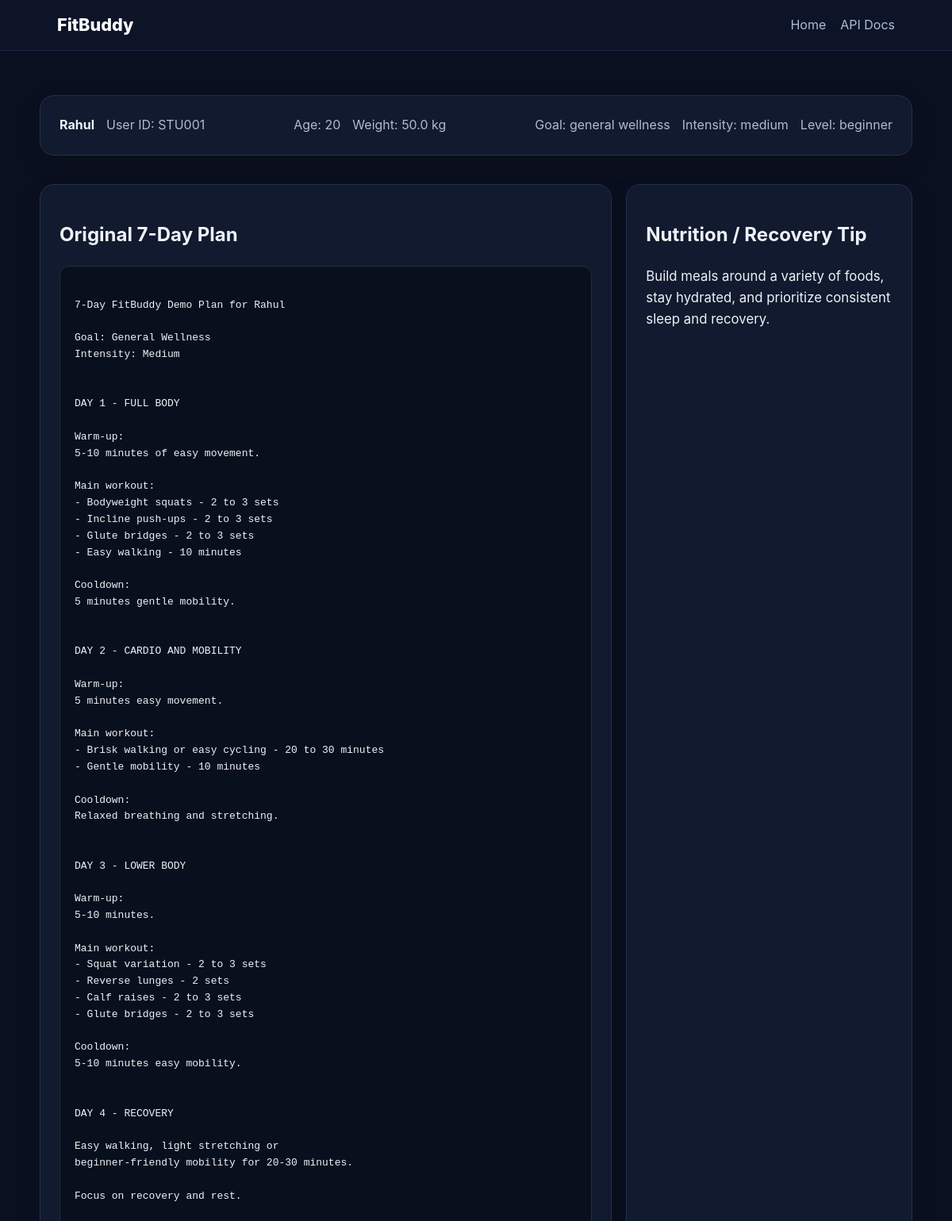
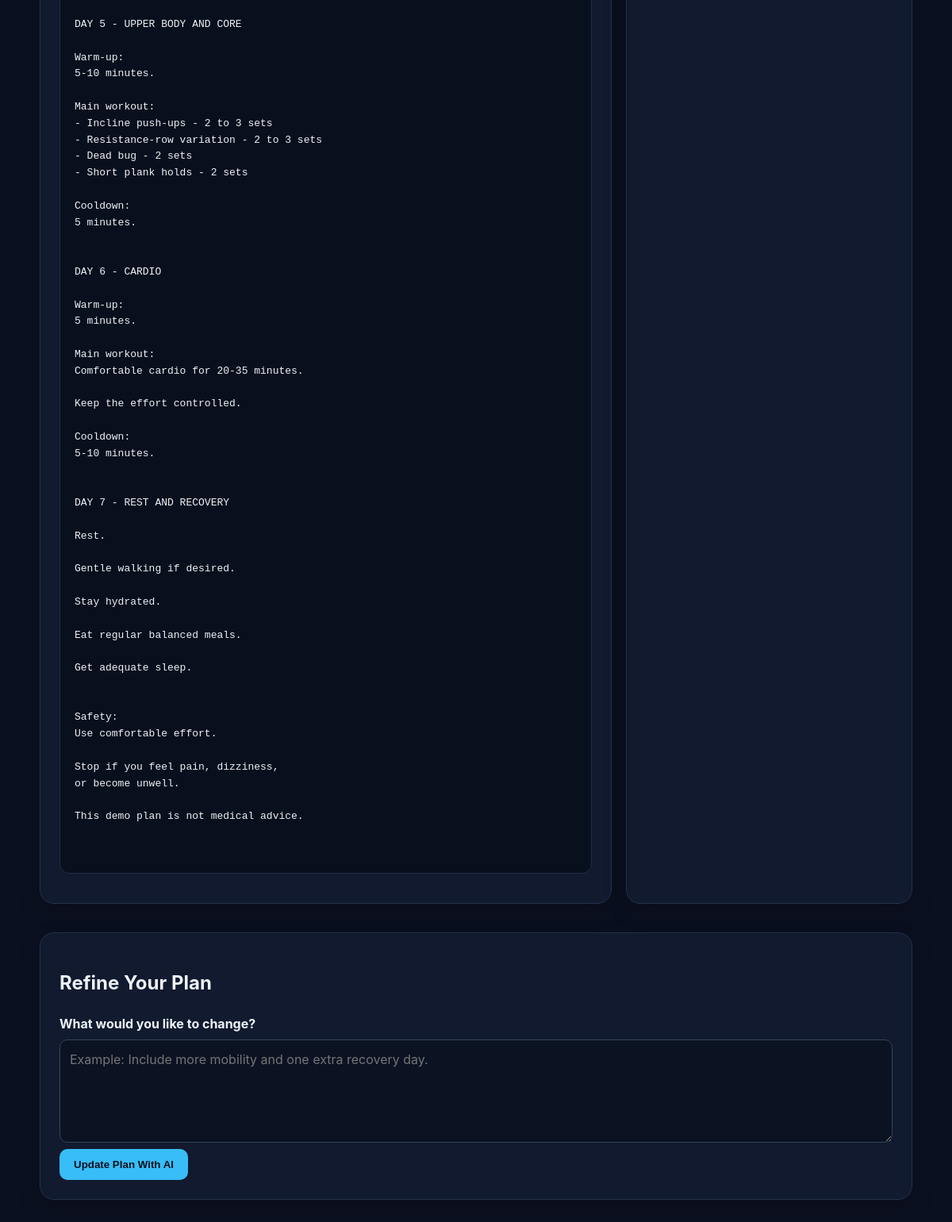
Page /result/STU001 on the committed database (2 pictures, top to bottom).
### app/models.py (models this page shows)
class User(Base):
    __tablename__ = "users"
    id: Mapped[int] = mapped_column(
        Integer,
        primary_key=True,
        index=True
    )
    user_id: Mapped[str] = mapped_column(
        String(64),
        unique=True,
        index=True
    )
    name: Mapped[str] = mapped_column(
        String(100)
    )
    age: Mapped[int] = mapped_column(
        Integer
    )
    weight: Mapped[float] = mapped_column(
        Float
    )
    goal: Mapped[str] = mapped_column(
        String(50)
    )
    intensity: Mapped[str] = mapped_column(
        String(20)
    )
    experience_level: Mapped[str] = mapped_column(
        String(30),
        default="beginner"
    )
    created_at: Mapped[datetime] = mapped_column(
        DateTime,
        default=datetime.utcnow
    )

class Plan(Base):
    __tablename__ = "plans"
    id: Mapped[int] = mapped_column(
        Integer,
        primary_key=True,
        index=True
    )
    user_id: Mapped[str] = mapped_column(
        String(64),
        index=True
    )
    original_plan: Mapped[str] = mapped_column(
        Text
    )
    nutrition_tip: Mapped[str] = mapped_column(
        Text
    )
    updated_plan: Mapped[str | None] = mapped_column(
        Text,
        nullable=True
    )
    feedback: Mapped[str | None] = mapped_column(
        Text,
        nullable=True
    )
    created_at: Mapped[datetime] = mapped_column(
        DateTime,
        default=datetime.utcnow
    )
    updated_at: Mapped[datetime | None] = mapped_column(
        DateTime,
        nullable=True
    )

### app/routes.py (the view)
@router.get(
    "/result/{user_id}",
    response_class=HTMLResponse
)
def result(
    request: Request,
    user_id: str,
    db: Session = Depends(get_db)
):
    user = _get_user(
        db,
        user_id
    )
    plan = _get_plan(
        db,
        user_id
    )
    if not user or not plan:
        raise HTTPException(
            status_code=404,
            detail="User or plan not found."
        )
    return templates.TemplateResponse(
        request=request,
        name="result.html",
        context={
            "user": user,
            "plan": plan,
            "message": None
        }
    )

### app/templates/result.html (shortened to what this page needs)
{% extends "base.html" %}
{% block content %}
<section class="profile card">
    <div>
        <strong>
            {{ user.name }}
        </strong>
        <span>
            User ID:
            {{ user.user_id }}
        </span>
    </div>
    <div>
        <span>
            Age:
            {{ user.age }}
        </span>
        <span>
            Weight:
            {{ user.weight }} kg
        </span>
    </div>
    <div>
        <span>
            Goal:
            {{ user.goal }}
        </span>
        <span>
            Intensity:
            {{ user.intensity }}
        </span>
        <span>
            Level:
            {{ user.experience_level }}
        </span>
    </div>
</section>
<div class="two-col">
<section class="card">
    <h2>
        Original 7-Day Plan
    </h2>
    <pre class="plan">
{{ plan.original_plan }}
    </pre>
</section>
<section class="card">
    <h2>
        Nutrition / Recovery Tip
    </h2>
    <p class="tip">
        {{ plan.nutrition_tip }}
    </p>
</section>
</div>
<section class="card">
    <h2>
        Refine Your Plan
    </h2>
    <form
        action="/submit-feedback"
        method="post"
    >
        <label for="feedback">
            What would you like
            to change?
        </label>
        <textarea
            id="feedback"
            name="feedback"
            maxlength="1000"
            required
            placeholder="Example: Include more mobility and one extra recovery day."
        ></textarea>
        <button
            class="button"
            type="submit"
        >
            Update Plan With AI
        </button>
    </form>
</section>
{% endblock %}

### app/templates/base.html (shortened to what this page needs)
<!DOCTYPE html>
<html lang="en">
<head>
    <link
        rel="stylesheet"
        href="{{ url_for('static', path='styles.css') }}"
    >
</head>
<body>
<header class="topbar">
    <a
        class="brand"
        href="/"
    >
        FitBuddy
    </a>
    <nav>
        <a href="/">
            Home
        </a>
        <a href="/docs">
            API Docs
        </a>
    </nav>
</header>
<main class="container">
    {% block content %}
    {% endblock %}
</main>
</body>
</html>

### app/static/styles.css (style rules this page uses)
* { box-sizing: border-box; }
body { margin: 0; font-family: Inter, system-ui, -apple-system, BlinkMacSystemFont, "Segoe UI", sans-serif; background: #0b1020; color: #edf2f7; line-height: 1.6; }
.topbar { height: 64px; padding: 0 6%; display: flex; align-items: center; justify-content: space-between; border-bottom: 1px solid #202942; background: #0d1428; }
.brand { font-weight: 800; font-size: 1.35rem; color: white; text-decoration: none; }
.topbar nav { display: flex; gap: 18px; }
.topbar nav a { color: #aebbd2; text-decoration: none; }
.container { width: min(1100px, 92%); margin: auto; padding: 38px 0 70px; }
.card { background: #111a2e; border: 1px solid #24314e; border-radius: 18px; padding: 24px; margin: 18px 0; box-shadow: 0 12px 30px #0002; }
label { display: block; font-weight: 700; margin-bottom: 7px; }
input, select, textarea { width: 100%; background: #0b1222; border: 1px solid #34435f; color: white; border-radius: 10px; padding: 12px; font: inherit; }
textarea { min-height: 130px; resize: vertical; }
.button { display: inline-block; border: 0; border-radius: 10px; padding: 12px 18px; background: #38bdf8; color: #07111f; font-weight: 800; cursor: pointer; text-decoration: none; }
.two-col { display: grid; grid-template-columns: 2fr 1fr; gap: 18px; }
.profile { display: flex; justify-content: space-between; gap: 18px; flex-wrap: wrap; }
.profile div { display: flex; gap: 15px; flex-wrap: wrap; }
.profile span { color: #aebbd2; }
.plan { white-space: pre-wrap; word-wrap: break-word; background: #09101d; border-radius: 12px; padding: 18px; border: 1px solid #202d47; overflow: auto; }
.tip { font-size: 1.05rem; }

### rows in the picture
User: name "Rahul", user_id "STU001", age "20", weight "50.0", goal "general wellness", intensity "medium", experience_level "beginner"
Plan: original_plan "7-Day FitBuddy Demo Plan for Rahul Goal: General Wellness Intensity: Medium DAY 1 - FULL BODY Warm-up: 5-10 minutes of easy movement. Main workout: - Bodyweight squats - 2 to 3 sets - Incline push-ups - 2 to 3 sets - Glute bridges - 2 to 3 sets - Easy walking - 10 minutes Cooldown: 5 minutes gentle mobility. DAY 2 - CARDIO AND MOBILITY Warm-up: 5 minutes easy movement. Main workout: - Brisk walking or easy cycling - 20 to 30 minutes - Gentle mobility - 10 minutes Cooldown: Relaxed breathing and stretching. DAY 3 - LOWER BODY Warm-up: 5-10 minutes. Main workout: - Squat variation - 2 to 3 sets - Reverse lunges - 2 sets - Calf raises - 2 to 3 sets - Glute bridges - 2 to 3 sets Cooldown: 5-10…", nutrition_tip "Build meals around a variety of foods, stay hydrated, and prioritize consistent sleep and recovery."
